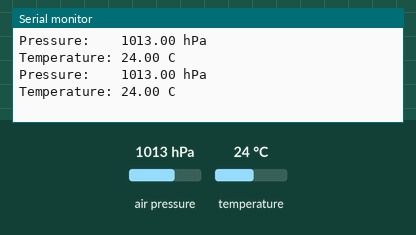
The sketch below on a simulated Arduino Uno, built with avr-gcc and run on an emulated ATmega328P. Parts: the last lines printed to the serial monitor. The inputs (shaded band) are chosen by the test bench; at power-on: air pressure 1013 hPa, temperature 24 °C.

Above: at 1.8 s.
1.9 s: air pressure set to 952 hPa
At 2.9 s:
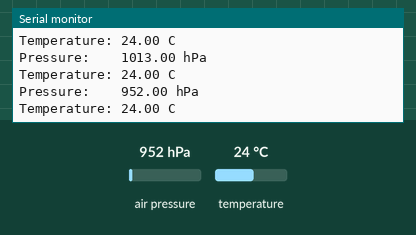
3.4 s: temperature set to 12 °C
At 4.7 s:
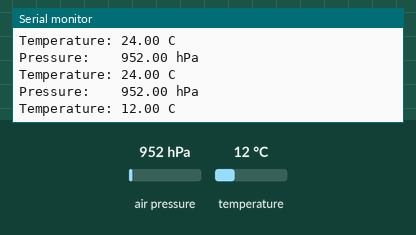
4.9 s: air pressure set to 975 hPa
At 6.0 s:
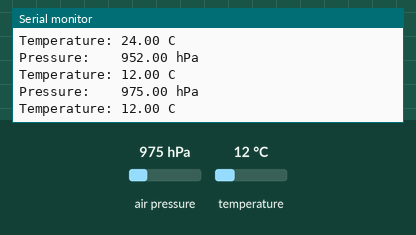
Timing chart, 0 to 7.9 s (numbered marks = the images above; inputs shaded):
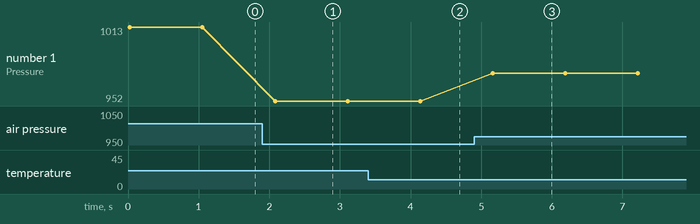

Measured:
- after the input at 1.9 s, the serial monitor: prints a new line after 0.18 s (image 1)
- after the input at 3.4 s, the serial monitor: prints a new line after 0.76 s (image 2)
- after the input at 4.9 s, the serial monitor: prints a new line after 0.26 s (image 3)
- plotted number 1: 1013 → 952 after the input at 1.9 s, 952 → 975 after the input at 4.9 s

The sketch:

BMP180_Test.ino
```cpp
// Import Libraries
#include <Wire.h> // For I2C connection
#include <Adafruit_Sensor.h> // Unified Adafruit Sensor reader
#include <Adafruit_BMP085_U.h> // Specifies what sensor we are using


// creates object of type Adafrut... and named bmp
Adafruit_BMP085_Unified bmp = Adafruit_BMP085_Unified(10085);

void setup() {

  Serial.begin(9600);
  while(!Serial){;}

  /* Initialise the sensor */
  if(!bmp.begin())
  {
    /* There was a problem detecting the BMP085 ... check your connections */
    Serial.print("Ooops, no BMP085 detected ... Check your wiring or I2C ADDR!");
    while(1);
  }

//  Serial.print("Output of bmp.begin: ");
//  Serial.print(bmp.begin);
}

void loop(){

  /* Get a new sensor event */
  sensors_event_t event;
  bmp.getEvent(&event);

  /* Display the results (barometric pressure is measure in hPa) */
  if (event.pressure)
  {
    /* Display atmospheric pressue in hPa */
    Serial.print("Pressure:    ");
    Serial.print(event.pressure);
    Serial.println(" hPa");

    float temperature;
    bmp.getTemperature(&temperature);
    Serial.print("Temperature: ");
    Serial.print(temperature);
    Serial.println(" C");
    delay(1000);
  }
}
```
